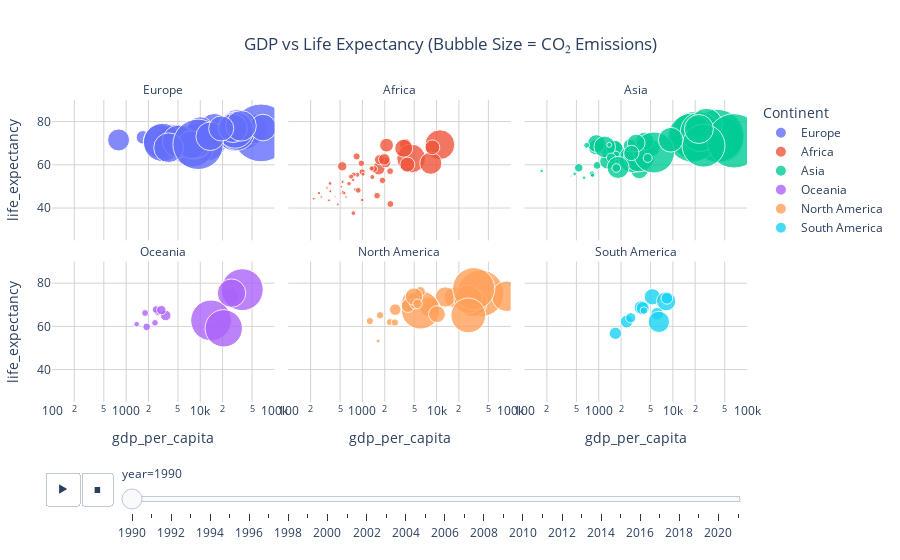

Notebook cell for this chart:
### Code cell
import plotly.express as px
import pandas as pd

df = pd.read_csv("../data/processed/merged_dataset_with_continents.csv")
df = df.sort_values("year")

continent_order = ["Africa", "Asia", "Europe", "North America", "South America", "Oceania"]
df["continent"] = pd.Categorical(df["continent"], categories=continent_order, ordered=True)

fig = px.scatter(
    df,
    x="gdp_per_capita",
    y="life_expectancy",
    animation_frame="year",
    animation_group="country_name",
    size="co2_per_capita",
    color="continent",
    facet_col="continent",
    facet_col_wrap=3,
    hover_name="country_name",       # show country name on hover
    hover_data={    
        "continent": False,                 # hide continent on hover
        "gdp_per_capita": True,
        "life_expectancy": True,
        "co2_per_capita": True
    },
    log_x=True,
    size_max=45,
    range_x=[100, 100000],
    range_y=[25, 90],
    opacity=0.8,
    title="GDP vs Life Expectancy (Bubble Size = CO₂ Emissions)"
)

# Clean background
fig.update_layout(
    plot_bgcolor="white",
    paper_bgcolor="white",
    title_x=0.5,
    legend_title_text="Continent",
    margin=dict(t=100, l=40, r=40, b=40)
)

fig.update_xaxes(showgrid=True, gridcolor="lightgray")
fig.update_yaxes(showgrid=True, gridcolor="lightgray")

# Remove "continent=" text from facet titles
for a in fig.layout.annotations:
    a.text = a.text.replace("continent=", "")

fig.show()

### Figure 1 — Plotly figure (JSON) as saved in the notebook; plotly's stock layout.template omitted (floating-point values rounded to 4 significant figures)
{"data": [{"customdata": [["Europe", 7.66], ["Europe", 1.684], ["Europe", 10.4], ["Europe", 15.94], ["Europe", 8.254], ["Europe", 9.375], ["Europe", 5.378], ["Europe", 13.23], ["Europe", 9.672], ["Europe", 17.02], ["Europe", 7.696], ["Europe", 30.94], ["Europe", 4.733], ["Europe", 11.68], ["Europe", 7.073], ["Europe", 10.49], ["Europe", 10.85], ["Europe", 8.687], ["Europe", 6.709], ["Europe", 4.536], ["Europe", 8.098], ["Europe", 10.65], ["Europe", 11.41], ["Europe", 13.57], ["Europe", 8.133], ["Europe", 6.576], ["Europe", 6.598], ["Europe", 9.889], ["Europe", 7.391], ["Europe", 6.929], ["Europe", 12.08], ["Europe", 8.201], ["Europe", 23.5], ["Europe", 4.467], ["Europe", 7.556], ["Europe", 7.684], ["Europe", 8.719], ["Europe", 5.869]], "hovertemplate": "<b>%{hovertext}</b><br><br>year=1990<br>gdp_per_capita=%{x}<br>life_expectancy=%{y}<br>co2_per_capita=%{customdata[1]}<extra></extra>", "hovertext": ["Andorra", "Albania", "Denmark", "Czechia", "Norway", "Ireland", "North Macedonia", "Germany", "Lithuania", "Russian Federation", "Romania", "Luxembourg", "Croatia", "Slovak Republic", "Hungary", "United Kingdom", "Netherlands", "Bulgaria", "Sweden", "Portugal", "Austria", "Belarus", "Finland", "Ukraine", "Greece", "Switzerland", "Malta", "Poland", "Latvia", "France", "Belgium", "Moldova", "Estonia", "Bosnia and Herzegovina", "Slovenia", "Italy", "Iceland", "Spain"], "ids": ["Andorra", "Albania", "Denmark", "Czechia", "Norway", "Ireland", "North Macedonia", "Germany", "Lithuania", "Russian Federation", "Romania", "Luxembourg", "Croatia", "Slovak Republic", "Hungary", "United Kingdom", "Netherlands", "Bulgaria", "Sweden", "Portugal", "Austria", "Belarus", "Finland", "Ukraine", "Greece", "Switzerland", "Malta", "Poland", "Latvia", "France", "Belgium", "Moldova", "Estonia", "Bosnia and Herzegovina", "Slovenia", "Italy", "Iceland", "Spain"], "legendgroup": "Europe", "marker": {"color": "#636efa", "opacity": 0.8, "size": [7.66, 1.684, 10.4, 15.94, 8.254, 9.375, 5.378, 13.23, 9.672, 17.02, 7.696, 30.94, 4.733, 11.68, 7.073, 10.49, 10.85, 8.687, 6.709, 4.536, 8.098, 10.65, 11.41, 13.57, 8.133, 6.576, 6.598, 9.889, 7.391, 6.929, 12.08, 8.201, 23.5, 4.467, 7.556, 7.684, 8.719, 5.869], "sizemode": "area", "sizeref": 0.01853, "symbol": "circle"}, "mode": "markers", "name": "Europe", "orientation": "v", "showlegend": true, "type": "scatter", "x": [31140.0, 1683.0, 39310.0, 11900.0, 49940.0, 23480.0, 3534.0, 29750.0, 8333.0, 7850.0, 5019.0, 66030.0, 9754.0, 8597.0, 8646.0, 30880.0, 31310.0, 4427.0, 34900.0, 14590.0, 31170.0, 2889.0, 31290.0, 3102.0, 15440.0, 70060.0, 10070.0, 5111.0, 7623.0, 27990.0, 29610.0, 3740.0, 9341.0, 791.2, 13620.0, 27630.0, 35420.0, 19170.0], "xaxis": "x4", "y": [78.96, 72.71, 74.81, 71.38, 76.54, 74.85, 71.17, 75.09, 71.16, 68.89, 69.74, 74.78, 72.17, 70.93, 69.32, 75.88, 76.88, 71.64, 77.54, 73.97, 75.57, 70.84, 74.81, 70.35, 76.94, 77.24, 76.05, 70.89, 69.27, 76.6, 76.05, 67.92, 69.48, 71.51, 73.2, 76.97, 78.04, 76.84], "yaxis": "y4"}, {"customdata": [["Africa", 1.533], ["Africa", 0.399], ["Africa", 0.438], ["Africa", 0.072], ["Africa", 0.063], ["Africa", 0.064], ["Africa", 1.1], ["Africa", 1.342], ["Africa", 0.15], ["Africa", 0.392], ["Africa", 7.68], ["Africa", 0.11], ["Africa", 8.214], ["Africa", 0.228], ["Africa", 0.217], ["Africa", 0.387], ["Africa", 0.131], ["Africa", 0.081], ["Africa", 0.915], ["Africa", 0.037], ["Africa", 0.077], ["Africa", 4.559], ["Africa", 0.046], ["Africa", 0.078], ["Africa", 0.437], ["Africa", 0.38], ["Africa", 0.478], ["Africa", 0.119], ["Africa", 1.757], ["Africa", 0.11], ["Africa", 0.065], ["Africa", 0.205], ["Africa", 0.814], ["Africa", 0.043], ["Africa", 0.23], ["Africa", 0.116], ["Africa", 0.253], ["Africa", 0.14], ["Africa", 2.03], ["Africa", 0.423], ["Africa", 1.248], ["Africa", 0.071], ["Africa", 0.098], ["Africa", 0.244], ["Africa", 0.063], ["Africa", 2.068], ["Africa", 0.078], ["Africa", 0.188], ["Africa", 0.309], ["Africa", 2.991]], "hovertemplate": "<b>%{hovertext}</b><br><br>year=1990<br>gdp_per_capita=%{x}<br>life_expectancy=%{y}<br>co2_per_capita=%{customdata[1]}<extra></extra>", "hovertext": ["Zimbabwe", "Nigeria", "Angola", "Niger", "Ethiopia", "Central African Republic", "Eswatini", "Mauritius", "Guinea", "Cote d'Ivoire", "South Africa", "Somalia, Fed. Rep.", "Libya", "Ghana", "Sudan", "Sao Tome and Principe", "Equatorial Guinea", "Tanzania", "Morocco", "Burundi", "Malawi", "Gabon", "Mali", "Mozambique", "Mauritania", "Senegal", "Cabo Verde", "Sierra Leone", "Tunisia", "Benin", "Burkina Faso", "Liberia", "Lesotho", "Uganda", "Cameroon", "Congo, Dem. Rep.", "Kenya", "Comoros", "Seychelles", "Congo, Rep.", "Egypt, Arab Rep.", "Rwanda", "Guinea-Bissau", "Togo", "Chad", "Botswana", "Madagascar", "Gambia, The", "Zambia", "Algeria"], "ids": ["Zimbabwe", "Nigeria", "Angola", "Niger", "Ethiopia", "Central African Republic", "Eswatini", "Mauritius", "Guinea", "Cote d'Ivoire", "South Africa", "Somalia, Fed. Rep.", "Libya", "Ghana", "Sudan", "Sao Tome and Principe", "Equatorial Guinea", "Tanzania", "Morocco", "Burundi", "Malawi", "Gabon", "Mali", "Mozambique", "Mauritania", "Senegal", "Cabo Verde", "Sierra Leone", "Tunisia", "Benin", "Burkina Faso", "Liberia", "Lesotho", "Uganda", "Cameroon", "Congo, Dem. Rep.", "Kenya", "Comoros", "Seychelles", "Congo, Rep.", "Egypt, Arab Rep.", "Rwanda", "Guinea-Bissau", "Togo", "Chad", "Botswana", "Madagascar", "Gambia, The", "Zambia", "Algeria"], "legendgroup": "Africa", "marker": {"color": "#EF553B", "opacity": 0.8, "size": [1.533, 0.399, 0.438, 0.072, 0.063, 0.064, 1.1, 1.342, 0.15, 0.392, 7.68, 0.11, 8.214, 0.228, 0.217, 0.387, 0.131, 0.081, 0.915, 0.037, 0.077, 4.559, 0.046, 0.078, 0.437, 0.38, 0.478, 0.119, 1.757, 0.11, 0.065, 0.205, 0.814, 0.043, 0.23, 0.116, 0.253, 0.14, 2.03, 0.423, 1.248, 0.071, 0.098, 0.244, 0.063, 2.068, 0.078, 0.188, 0.309, 2.991], "sizemode": "area", "sizeref": 0.01853, "symbol": "circle"}, "mode": "markers", "name": "Africa", "orientation": "v", "showlegend": true, "type": "scatter", "x": [1653.0, 1577.0, 2380.0, 465.9, 277.8, 519.8, 2041.0, 3810.0, 548.4, 1866.0, 4544.0, 259.4, 11090.0, 855.9, 764.5, 967.5, 366.3, 541.5, 1696.0, 427.0, 353.8, 8354.0, 504.1, 221.0, 1438.0, 990.8, 835.1, 992.3, 2114.0, 749.5, 332.2, 754.1, 533.8, 369.8, 1360.0, 801.6, 1329.0, 1019.0, 8780.0, 2364.0, 1972.0, 368.2, 569.2, 703.6, 600.3, 4039.0, 538.5, 658.7, 878.6, 3606.0], "xaxis": "x5", "y": [58.32, 45.73, 41.85, 41.73, 45.12, 49.85, 61.17, 69.4, 47.25, 52.8, 62.94, 46.9, 69.31, 55.4, 55.5, 60.71, 51.4, 51.98, 62.4, 45.18, 43.58, 60.74, 46.54, 44.34, 58.09, 56.67, 63.87, 43.72, 69.09, 53.02, 49.31, 37.64, 59.32, 47.56, 54.35, 48.54, 58.33, 55.62, 68.11, 57.07, 62.51, 47.76, 46.89, 54.56, 45.07, 60.1, 52.14, 51.28, 48.2, 67.66], "yaxis": "y5"}, {"customdata": [["Asia", 2.826], ["Asia", 0.126], ["Asia", 5.039], ["Asia", 19.62], ["Asia", 5.896], ["Asia", 0.668], ["Asia", 3.616], ["Asia", 6.398], ["Asia", 0.315], ["Asia", 0.119], ["Asia", 22.47], ["Asia", 2.567], ["Asia", 2.725], ["Asia", 0.584], ["Asia", 25.96], ["Asia", 2.28], ["Asia", 2.153], ["Asia", 22.33], ["Asia", 2.535], ["Asia", 7.101], ["Asia", 8.871], ["Asia", 2.759], ["Asia", 0.106], ["Asia", 1.581], ["Asia", 14.32], ["Asia", 9.359], ["Asia", 4.882], ["Asia", 27.35], ["Asia", 3.043], ["Asia", 15.59], ["Asia", 0.649], ["Asia", 17.1], ["Asia", 0.171], ["Asia", 0.037], ["Asia", 2.924], ["Asia", 2.189], ["Asia", 2.962], ["Asia", 4.306], ["Asia", 0.845], ["Asia", 0.325], ["Asia", 5.683], ["Asia", 4.523], ["Asia", 0.233], ["Asia", 0.75], ["Asia", 7.882], ["Asia", 0.689]], "hovertemplate": "<b>%{hovertext}</b><br><br>year=1990<br>gdp_per_capita=%{x}<br>life_expectancy=%{y}<br>co2_per_capita=%{customdata[1]}<extra></extra>", "hovertext": ["Iraq", "Bangladesh", "Uzbekistan", "Brunei Darussalam", "Cyprus", "India", "Iran, Islamic Rep.", "Oman", "Bhutan", "Lao PDR", "Kuwait", "Macao SAR, China", "Georgia", "Pakistan", "Qatar", "Tajikistan", "China", "Bahrain", "Armenia", "Azerbaijan", "Turkmenistan", "Turkiye", "Myanmar", "Thailand", "Singapore", "Japan", "Hong Kong SAR, China", "United Arab Emirates", "Malaysia", "Kazakhstan", "Philippines", "Saudi Arabia", "Cambodia", "Nepal", "Jordan", "Lebanon", "Syrian Arab Republic", "Kyrgyz Republic", "Indonesia", "Viet Nam", "Korea, Rep.", "Mongolia", "Sri Lanka", "Maldives", "Israel", "Yemen, Rep."], "ids": ["Iraq", "Bangladesh", "Uzbekistan", "Brunei Darussalam", "Cyprus", "India", "Iran, Islamic Rep.", "Oman", "Bhutan", "Lao PDR", "Kuwait", "Macao SAR, China", "Georgia", "Pakistan", "Qatar", "Tajikistan", "China", "Bahrain", "Armenia", "Azerbaijan", "Turkmenistan", "Turkiye", "Myanmar", "Thailand", "Singapore", "Japan", "Hong Kong SAR, China", "United Arab Emirates", "Malaysia", "Kazakhstan", "Philippines", "Saudi Arabia", "Cambodia", "Nepal", "Jordan", "Lebanon", "Syrian Arab Republic", "Kyrgyz Republic", "Indonesia", "Viet Nam", "Korea, Rep.", "Mongolia", "Sri Lanka", "Maldives", "Israel", "Yemen, Rep."], "legendgroup": "Asia", "marker": {"color": "#00cc96", "opacity": 0.8, "size": [2.826, 0.126, 5.039, 19.62, 5.896, 0.668, 3.616, 6.398, 0.315, 0.119, 22.47, 2.567, 2.725, 0.584, 25.96, 2.28, 2.153, 22.33, 2.535, 7.101, 8.871, 2.759, 0.106, 1.581, 14.32, 9.359, 4.882, 27.35, 3.043, 15.59, 0.649, 17.1, 0.171, 0.037, 2.924, 2.189, 2.962, 4.306, 0.845, 0.325, 5.683, 4.523, 0.233, 0.75, 7.882, 0.689], "sizemode": "area", "sizeref": 0.01853, "symbol": "circle"}, "mode": "markers", "name": "Asia", "orientation": "v", "showlegend": true, "type": "scatter", "x": [3527.0, 473.4, 1569.0, 44180.0, 17140.0, 537.9, 3222.0, 16630.0, 812.7, 634.5, 20140.0, 31370.0, 3534.0, 950.9, 40130.0, 1313.0, 917.3, 18350.0, 1644.0, 2866.0, 3496.0, 5155.0, 170.2, 2632.0, 23270.0, 28420.0, 21360.0, 66980.0, 4185.0, 5557.0, 1704.0, 25920.0, 824.1, 422.7, 3202.0, 2753.0, 931.9, 1203.0, 1471.0, 687.9, 9367.0, 1823.0, 1389.0, 4582.0, 22400.0, 1722.0], "xaxis": "x6", "y": [57.59, 55.82, 65.77, 71.63, 76.04, 58.62, 64.07, 69.01, 55.81, 54.03, 73.42, 76.4, 68.68, 59.73, 73.41, 61.64, 68.16, 72.59, 67.55, 62.75, 63.87, 67.83, 57.16, 68.92, 75.3, 78.84, 77.37, 71.07, 70.95, 65.7, 64.38, 68.87, 55.2, 54.77, 70.09, 65.48, 69.83, 68.3, 63.25, 69.03, 71.6, 58.8, 69.24, 63.15, 76.61, 58.53], "yaxis": "y6"}, {"customdata": [["Oceania", 0.445], ["Oceania", 0.542], ["Oceania", 15.35], ["Oceania", 2.571], ["Oceania", 0.294], ["Oceania", 1.036], ["Oceania", 0.808], ["Oceania", 0.553], ["Oceania", 12.92], ["Oceania", 0.442], ["Oceania", 0.415], ["Oceania", 16.24], ["Oceania", 7.504]], "hovertemplate": "<b>%{hovertext}</b><br><br>year=1990<br>gdp_per_capita=%{x}<br>life_expectancy=%{y}<br>co2_per_capita=%{customdata[1]}<extra></extra>", "hovertext": ["Vanuatu", "Samoa", "Palau", "French Polynesia", "Kiribati", "Fiji", "Tonga", "Papua New Guinea", "Nauru", "Solomon Islands", "Tuvalu", "Australia", "New Zealand"], "ids": ["Vanuatu", "Samoa", "Palau", "French Polynesia", "Kiribati", "Fiji", "Tonga", "Papua New Guinea", "Nauru", "Solomon Islands", "Tuvalu", "Australia", "New Zealand"], "legendgroup": "Oceania", "marker": {"color": "#ab63fa", "opacity": 0.8, "size": [0.445, 0.542, 15.35, 2.571, 0.294, 1.036, 0.808, 0.553, 12.92, 0.442, 0.415, 16.24, 7.504], "sizemode": "area", "sizeref": 0.01853, "symbol": "circle"}, "mode": "markers", "name": "Oceania", "orientation": "v", "showlegend": true, "type": "scatter", "x": [2637.0, 2534.0, 13980.0, 25310.0, 1388.0, 3415.0, 2988.0, 1892.0, 20740.0, 1806.0, 2451.0, 36890.0, 26400.0], "xaxis": "x", "y": [66.68, 67.81, 62.79, 73.91, 61.02, 65.06, 67.54, 59.78, 59.1, 66.19, 61.64, 76.99, 75.38], "yaxis": "y"}, {"customdata": [["North America", 0.491], ["North America", 0.721], ["North America", 1.066], ["North America", 4.011], ["North America", 1.302], ["North America", 20.25], ["North America", 3.833], ["North America", 3.163], ["North America", 1.249], ["North America", 7.329], ["North America", 3.825], ["North America", 13.56], ["North America", 8.717], ["North America", 0.458], ["North America", 0.516], ["North America", 7.561], ["North America", 0.932], ["North America", 1.701], ["North America", 0.145], ["North America", 16.48], ["North America", 1.063], ["North America", 0.503], ["North America", 11.22], ["North America", 2.626], ["North America", 2.788], ["North America", 0.842]], "hovertemplate": "<b>%{hovertext}</b><br><br>year=1990<br>gdp_per_capita=%{x}<br>life_expectancy=%{y}<br>co2_per_capita=%{customdata[1]}<extra></extra>", "hovertext": ["Nicaragua", "St. Vincent and the Grenadines", "Panama", "Barbados", "St. Lucia", "United States", "Antigua and Barbuda", "Jamaica", "Dominican Republic", "Bahamas, The", "Mexico", "Trinidad and Tobago", "Bermuda", "El Salvador", "Guatemala", "Aruba", "Costa Rica", "Belize", "Haiti", "Canada", "Grenada", "Honduras", "Greenland", "St. Kitts and Nevis", "Cuba", "Dominica"], "ids": ["Nicaragua", "St. Vincent and the Grenadines", "Panama", "Barbados", "St. Lucia", "United States", "Antigua and Barbuda", "Jamaica", "Dominican Republic", "Bahamas, The", "Mexico", "Trinidad and Tobago", "Bermuda", "El Salvador", "Guatemala", "Aruba", "Costa Rica", "Belize", "Haiti", "Canada", "Grenada", "Honduras", "Greenland", "St. Kitts and Nevis", "Cuba", "Dominica"], "legendgroup": "North America", "marker": {"color": "#FFA15A", "opacity": 0.8, "size": [0.491, 0.721, 1.066, 4.011, 1.302, 20.25, 3.833, 3.163, 1.249, 7.329, 3.825, 13.56, 8.717, 0.458, 0.516, 7.561, 0.932, 1.701, 0.145, 16.48, 1.063, 0.503, 11.22, 2.626, 2.788, 0.842], "sizemode": "area", "sizeref": 0.01853, "symbol": "circle"}, "mode": "markers", "name": "North America", "orientation": "v", "showlegend": true, "type": "scatter", "x": [1261.0, 3781.0, 5333.0, 17430.0, 8418.0, 39200.0, 13170.0, 4527.0, 2773.0, 31000.0, 8037.0, 6068.0, 89090.0, 2348.0, 2742.0, 26610.0, 6037.0, 4112.0, 1627.0, 31700.0, 5103.0, 1730.0, 26810.0, 10140.0, 4961.0, 5537.0], "xaxis": "x2", "y": [62.47, 70.65, 71.27, 73.46, 70.01, 75.21, 73.6, 71.7, 67.75, 70.94, 69.03, 67.59, 73.95, 61.98, 61.77, 72.55, 76.09, 69.57, 53.22, 77.44, 70.55, 65.18, 65.07, 65.64, 73.82, 70.47], "yaxis": "y2"}, {"customdata": [["South America", 2.449], ["South America", 1.466], ["South America", 1.505], ["South America", 3.425], ["South America", 4.214], ["South America", 1.753], ["South America", 1.575], ["South America", 0.528], ["South America", 0.972], ["South America", 1.405], ["South America", 1.281]], "hovertemplate": "<b>%{hovertext}</b><br><br>year=1990<br>gdp_per_capita=%{x}<br>life_expectancy=%{y}<br>co2_per_capita=%{customdata[1]}<extra></extra>", "hovertext": ["Chile", "Brazil", "Guyana", "Argentina", "Suriname", "Colombia", "Ecuador", "Paraguay", "Peru", "Bolivia", "Uruguay"], "ids": ["Chile", "Brazil", "Guyana", "Argentina", "Suriname", "Colombia", "Ecuador", "Paraguay", "Peru", "Bolivia", "Uruguay"], "legendgroup": "South America", "marker": {"color": "#19d3f3", "opacity": 0.8, "size": [2.449, 1.466, 1.505, 3.425, 4.214, 1.753, 1.575, 0.528, 0.972, 1.405, 1.281], "sizemode": "area", "sizeref": 0.01853, "symbol": "circle"}, "mode": "markers", "name": "South America", "orientation": "v", "showlegend": true, "type": "scatter", "x": [5291.0, 6150.0, 2377.0, 8115.0, 6475.0, 3714.0, 3920.0, 4060.0, 2707.0, 1679.0, 8320.0], "xaxis": "x3", "y": [73.67, 65.86, 62.25, 71.61, 62.09, 68.7, 68.44, 67.34, 63.98, 56.8, 72.99], "yaxis": "y3"}], "layout": {"annotations": [{"font": {}, "showarrow": false, "text": "Oceania", "x": 0.16, "xanchor": "center", "xref": "paper", "y": 0.465, "yanchor": "bottom", "yref": "paper"}, {"font": {}, "showarrow": false, "text": "North America", "x": 0.5, "xanchor": "center", "xref": "paper", "y": 0.465, "yanchor": "bottom", "yref": "paper"}, {"font": {}, "showarrow": false, "text": "South America", "x": 0.84, "xanchor": "center", "xref": "paper", "y": 0.465, "yanchor": "bottom", "yref": "paper"}, {"font": {}, "showarrow": false, "text": "Europe", "x": 0.16, "xanchor": "center", "xref": "paper", "y": 1.0, "yanchor": "bottom", "yref": "paper"}, {"font": {}, "showarrow": false, "text": "Africa", "x": 0.5, "xanchor": "center", "xref": "paper", "y": 1.0, "yanchor": "bottom", "yref": "paper"}, {"font": {}, "showarrow": false, "text": "Asia", "x": 0.84, "xanchor": "center", "xref": "paper", "y": 1.0, "yanchor": "bottom", "yref": "paper"}], "legend": {"itemsizing": "constant", "title": {"text": "Continent"}, "tracegroupgap": 0}, "margin": {"b": 40, "l": 40, "r": 40, "t": 100}, "paper_bgcolor": "white", "plot_bgcolor": "white", "sliders": [{"active": 0, "currentvalue": {"prefix": "year="}, "len": 0.9, "pad": {"b": 10, "t": 60}, "steps": [{"args": [["1990"], {"frame": {"duration": 0, "redraw": false}, "fromcurrent": true, "mode": "immediate", "transition": {"duration": 0, "easing": "linear"}}], "label": "1990", "method": "animate"}, {"args": [["1991"], {"frame": {"duration": 0, "redraw": false}, "fromcurrent": true, "mode": "immediate", "transition": {"duration": 0, "easing": "linear"}}], "label": "1991", "method": "animate"}, {"args": [["1992"], {"frame": {"duration": 0, "redraw": false}, "fromcurrent": true, "mode": "immediate", "transition": {"duration": 0, "easing": "linear"}}], "label": "1992", "method": "animate"}, {"args": [["1993"], {"frame": {"duration": 0, "redraw": false}, "fromcurrent": true, "mode": "immediate", "transition": {"duration": 0, "easing": "linear"}}], "label": "1993", "method": "animate"}, {"args": [["1994"], {"frame": {"duration": 0, "redraw": false}, "fromcurrent": true, "mode": "immediate", "transition": {"duration": 0, "easing": "linear"}}], "label": "1994", "method": "animate"}, {"args": [["1995"], {"frame": {"duration": 0, "redraw": false}, "fromcurrent": true, "mode": "immediate", "transition": {"duration": 0, "easing": "linear"}}], "label": "1995", "method": "animate"}, {"args": [["1996"], {"frame": {"duration": 0, "redraw": false}, "fromcurrent": true, "mode": "immediate", "transition": {"duration": 0, "easing": "linear"}}], "label": "1996", "method": "animate"}, {"args": [["1997"], {"frame": {"duration": 0, "redraw": false}, "fromcurrent": true, "mode": "immediate", "transition": {"duration": 0, "easing": "linear"}}], "label": "1997", "method": "animate"}, {"args": [["1998"], {"frame": {"duration": 0, "redraw": false}, "fromcurrent": true, "mode": "immediate", "transition": {"duration": 0, "easing": "linear"}}], "label": "1998", "method": "animate"}, {"args": [["1999"], {"frame": {"duration": 0, "redraw": false}, "fromcurrent": true, "mode": "immediate", "transition": {"duration": 0, "easing": "linear"}}], "label": "1999", "method": "animate"}, {"args": [["2000"], {"frame": {"duration": 0, "redraw": false}, "fromcurrent": true, "mode": "immediate", "transition": {"duration": 0, "easing": "linear"}}], "label": "2000", "method": "animate"}, {"args": [["2001"], {"frame": {"duration": 0, "redraw": false}, "fromcurrent": true, "mode": "immediate", "transition": {"duration": 0, "easing": "linear"}}], "label": "2001", "method": "animate"}, {"args": [["2002"], {"frame": {"duration": 0, "redraw": false}, "fromcurrent": true, "mode": "immediate", "transition": {"duration": 0, "easing": "linear"}}], "label": "2002", "method": "animate"}, {"args": [["2003"], {"frame": {"duration": 0, "redraw": false}, "fromcurrent": true, "mode": "immediate", "transition": {"duration": 0, "easing": "linear"}}], "label": "2003", "method": "animate"}, {"args": [["2004"], {"frame": {"duration": 0, "redraw": false}, "fromcurrent": true, "mode": "immediate", "transition": {"duration": 0, "easing": "linear"}}], "label": "2004", "method": "animate"}, {"args": [["2005"], {"frame": {"duration": 0, "redraw": false}, "fromcurrent": true, "mode": "immediate", "transition": {"duration": 0, "easing": "linear"}}], "label": "2005", "method": "animate"}, {"args": [["2006"], {"frame": {"duration": 0, "redraw": false}, "fromcurrent": true, "mode": "immediate", "transition": {"duration": 0, "easing": "linear"}}], "label": "2006", "method": "animate"}, {"args": [["2007"], {"frame": {"duration": 0, "redraw": false}, "fromcurrent": true, "mode": "immediate", "transition": {"duration": 0, "easing": "linear"}}], "label": "2007", "method": "animate"}, {"args": [["2008"], {"frame": {"duration": 0, "redraw": false}, "fromcurrent": true, "mode": "immediate", "transition": {"duration": 0, "easing": "linear"}}], "label": "2008", "method": "animate"}, {"args": [["2009"], {"frame": {"duration": 0, "redraw": false}, "fromcurrent": true, "mode": "immediate", "transition": {"duration": 0, "easing": "linear"}}], "label": "2009", "method": "animate"}, {"args": [["2010"], {"frame": {"duration": 0, "redraw": false}, "fromcurrent": true, "mode": "immediate", "transition": {"duration": 0, "easing": "linear"}}], "label": "2010", "method": "animate"}, {"args": [["2011"], {"frame": {"duration": 0, "redraw": false}, "fromcurrent": true, "mode": "immediate", "transition": {"duration": 0, "easing": "linear"}}], "label": "2011", "method": "animate"}, {"args": [["2012"], {"frame": {"duration": 0, "redraw": false}, "fromcurrent": true, "mode": "immediate", "transition": {"duration": 0, "easing": "linear"}}], "label": "2012", "method": "animate"}, {"args": [["2013"], {"frame": {"duration": 0, "redraw": false}, "fromcurrent": true, "mode": "immediate", "transition": {"duration": 0, "easing": "linear"}}], "label": "2013", "method": "animate"}, {"args": [["2014"], {"frame": {"duration": 0, "redraw": false}, "fromcurrent": true, "mode": "immediate", "transition": {"duration": 0, "easing": "linear"}}], "label": "2014", "method": "animate"}, {"args": [["2015"], {"frame": {"duration": 0, "redraw": false}, "fromcurrent": true, "mode": "immediate", "transition": {"duration": 0, "easing": "linear"}}], "label": "2015", "method": "animate"}, {"args": [["2016"], {"frame": {"duration": 0, "redraw": false}, "fromcurrent": true, "mode": "immediate", "transition": {"duration": 0, "easing": "linear"}}], "label": "2016", "method": "animate"}, {"args": [["2017"], {"frame": {"duration": 0, "redraw": false}, "fromcurrent": true, "mode": "immediate", "transition": {"duration": 0, "easing": "linear"}}], "label": "2017", "method": "animate"}, {"args": [["2018"], {"frame": {"duration": 0, "redraw": false}, "fromcurrent": true, "mode": "immediate", "transition": {"duration": 0, "easing": "linear"}}], "label": "2018", "method": "animate"}, {"args": [["2019"], {"frame": {"duration": 0, "redraw": false}, "fromcurrent": true, "mode": "immediate", "transition": {"duration": 0, "easing": "linear"}}], "label": "2019", "method": "animate"}, {"args": [["2020"], {"frame": {"duration": 0, "redraw": false}, "fromcurrent": true, "mode": "immediate", "transition": {"duration": 0, "easing": "linear"}}], "label": "2020", "method": "animate"}, {"args": [["2021"], {"frame": {"duration": 0, "redraw": false}, "fromcurrent": true, "mode": "immediate", "transition": {"duration": 0, "easing": "linear"}}], "label": "2021", "method": "animate"}], "x": 0.1, "xanchor": "left", "y": 0, "yanchor": "top"}], "title": {"text": "GDP vs Life Expectancy (Bubble Size = CO₂ Emissions)", "x": 0.5}, "updatemenus": [{"buttons": [{"args": [null, {"frame": {"duration": 500, "redraw": false}, "fromcurrent": true, "mode": "immediate", "transition": {"duration": 500, "easing": "linear"}}], "label": "&#9654;", "method": "animate"}, {"args": [[null], {"frame": {"duration": 0, "redraw": false}, "fromcurrent": true, "mode": "immediate", "transition": {"duration": 0, "easing": "linear"}}], "label": "&#9724;", "method": "animate"}], "direction": "left", "pad": {"r": 10, "t": 70}, "showactive": false, "type": "buttons", "x": 0.1, "xanchor": "right", "y": 0, "yanchor": "top"}], "xaxis": {"anchor": "y", "domain": [0, 0.32], "gridcolor": "lightgray", "range": [2, 5], "showgrid": true, "title": {"text": "gdp_per_capita"}, "type": "log"}, "xaxis2": {"anchor": "y2", "domain": [0.34, 0.66], "gridcolor": "lightgray", "matches": "x", "range": [2, 5], "showgrid": true, "title": {"text": "gdp_per_capita"}, "type": "log"}, "xaxis3": {"anchor": "y3", "domain": [0.68, 1.0], "gridcolor": "lightgray", "matches": "x", "range": [2, 5], "showgrid": true, "title": {"text": "gdp_per_capita"}, "type": "log"}, "xaxis4": {"anchor": "y4", "domain": [0, 0.32], "gridcolor": "lightgray", "matches": "x", "showgrid": true, "showticklabels": false, "type": "log"}, "xaxis5": {"anchor": "y5", "domain": [0.34, 0.66], "gridcolor": "lightgray", "matches": "x", "showgrid": true, "showticklabels": false, "type": "log"}, "xaxis6": {"anchor": "y6", "domain": [0.68, 1.0], "gridcolor": "lightgray", "matches": "x", "showgrid": true, "showticklabels": false, "type": "log"}, "yaxis": {"anchor": "x", "domain": [0, 0.465], "gridcolor": "lightgray", "range": [25, 90], "showgrid": true, "title": {"text": "life_expectancy"}}, "yaxis2": {"anchor": "x2", "domain": [0, 0.465], "gridcolor": "lightgray", "matches": "y", "showgrid": true, "showticklabels": false}, "yaxis3": {"anchor": "x3", "domain": [0, 0.465], "gridcolor": "lightgray", "matches": "y", "showgrid": true, "showticklabels": false}, "yaxis4": {"anchor": "x4", "domain": [0.535, 1.0], "gridcolor": "lightgray", "matches": "y", "range": [25, 90], "showgrid": true, "title": {"text": "life_expectancy"}}, "yaxis5": {"anchor": "x5", "domain": [0.535, 1.0], "gridcolor": "lightgray", "matches": "y", "showgrid": true, "showticklabels": false}, "yaxis6": {"anchor": "x6", "domain": [0.535, 1.0], "gridcolor": "lightgray", "matches": "y", "showgrid": true, "showticklabels": false}}}
